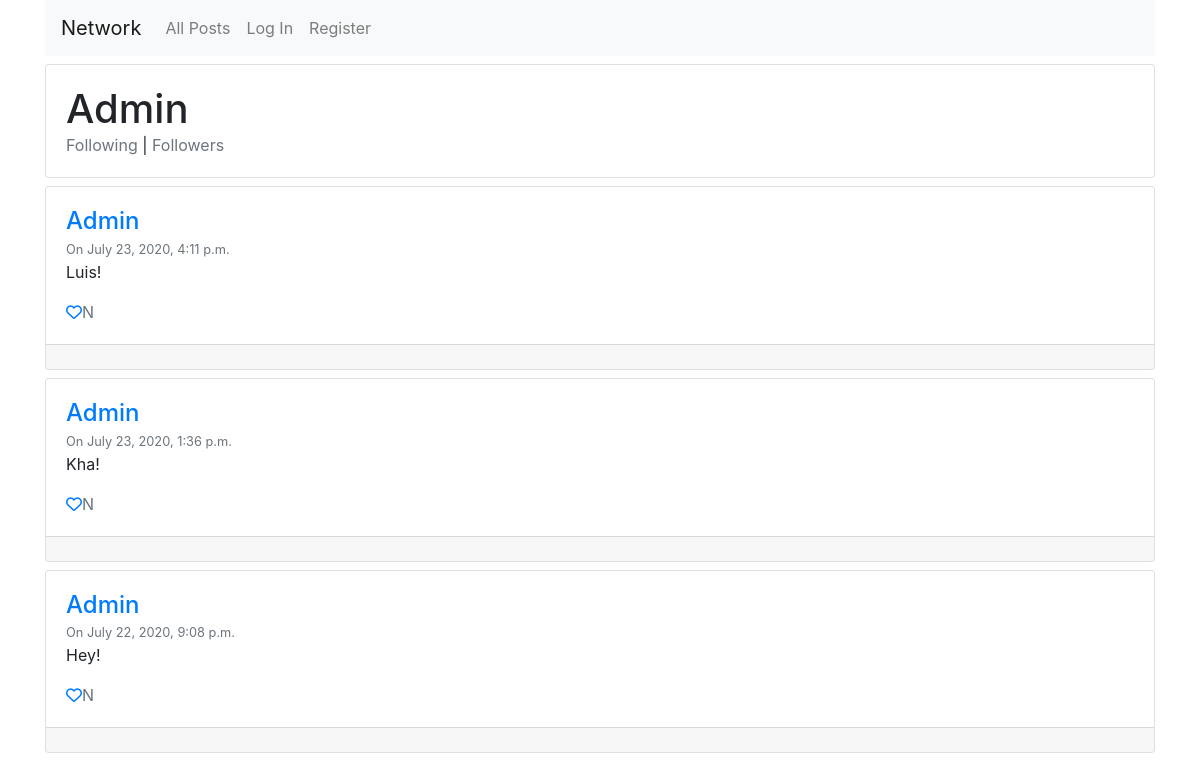
/user/admin, run on an earlier commit of the app's database.
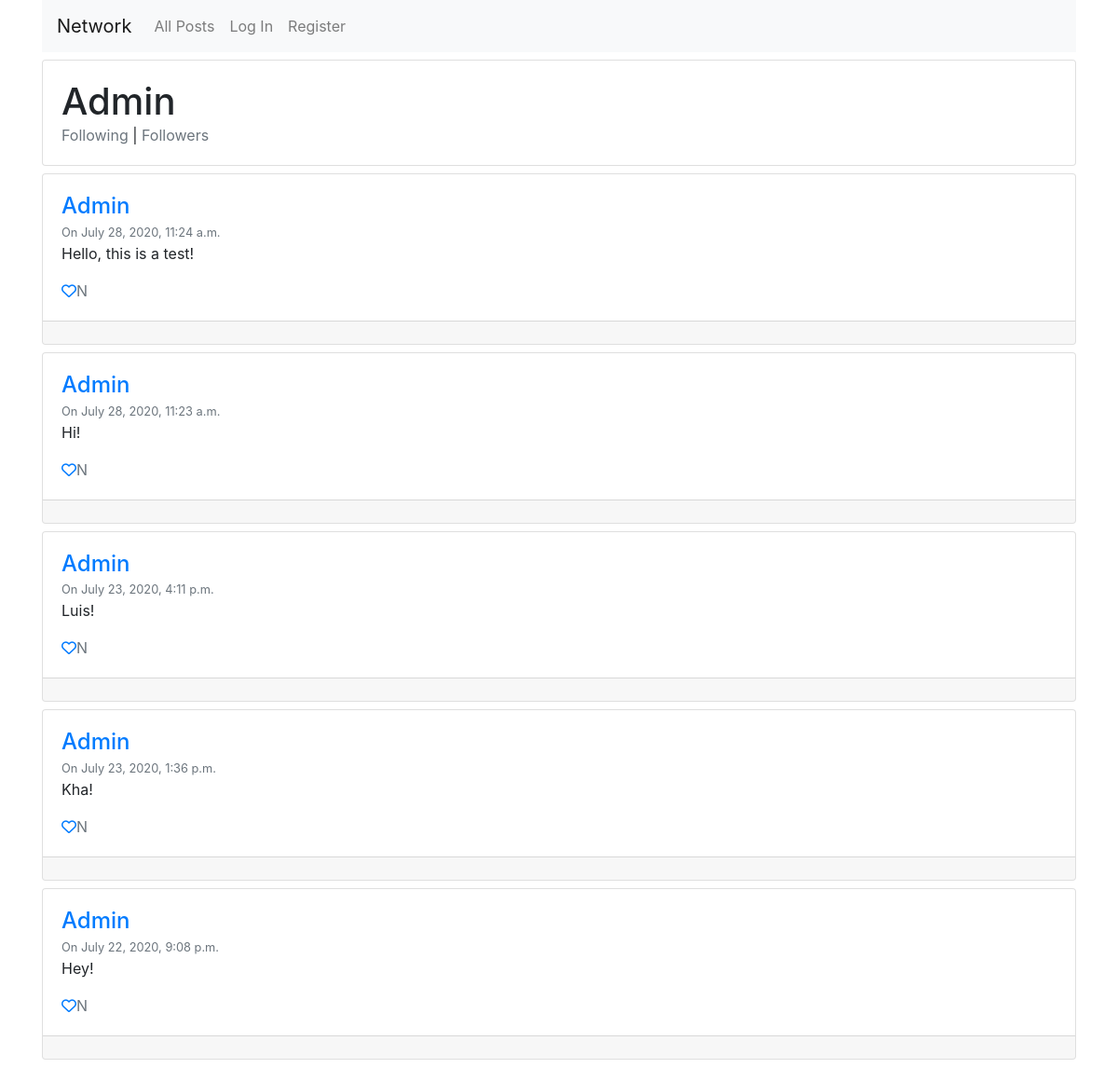
And on a later commit of the database.
### network/models.py (models this page shows, shortened)
class Npost(models.Model):
    author = models.ForeignKey(User, on_delete=models.CASCADE, related_name='author')
    post = models.CharField(max_length=280)
    timest = models.DateTimeField(auto_now_add=True)

class User(AbstractUser):
    pass

### network/views.py (the view)
# urls.py: path("user/<str:user>", views.user_profile, name="user"),
def user_profile(request, user):
    author = User.objects.get(username=user)
    post_list_byuser = Npost.objects.filter(author=author).order_by('-id')
    paginator = Paginator(post_list_byuser, 10)
    page_number = request.GET.get('page')
    page_obj = paginator.get_page(page_number)
    user = request.user
    return render(request, 'network/profile.html', {'page_obj': page_obj, 'profile': author, 'user':user})

### network/templates/network/profile.html (shortened to what this page needs)
{% extends 'network/layout.html' %}
{% block body %}
<div class="card mt-2 mb-2">
  <div class="card-body">
    <h1 class="pb-0 mb-0 text-capitalize">{{profile}}</h4>
      <span class="text-muted">Following </span> <strong class="following"></strong> | <span class="text-muted">Followers</span> <strong class="followers"></strong>
      <br>
  </div>
</div>
{% for post in page_obj %}
<div class="card mt-2 mb-2 post" data-postid='{{post.id}}' data-postauthor='{{post.author}}' data-user='{{user}}' >
  <div class="card-body">
    <h4 class="pb-0 mb-0 text-capitalize"><a href="{% url 'user' post.author %}">{{post.author}}</a></h4>
    <small class="card-subtitle mb-2 text-muted ">On {{post.timest}}</small>
    <p class="card-text">{{post.post}}</p>
    {% if user.is_authenticated %}
    <a href="" class="likebutton" data-postid ='{{post.id}}' data-liker='{{user}}' ><i class="far fa-heart"></i></a><span class="likesCount text-muted">N</span>
    {% else %}
    <a href="{% url 'login' %}" class="likebutton" data-postid ='{{post.id}}'  ><i class="far fa-heart"></i></a><span class="likesCount text-muted">N</span>
    {% endif %}
  </div>
  <div class="card-footer text-muted text-right edit">
  </div>
</div>
{% endfor %}
<div class="pagination">
</div>
{% endblock %}

What changed in the data, as far as the page shows it:
added Npost: author "Admin", timest "July 28, 2020, 11:24 a.m.", post "Hello, this is a test!"
added Npost: author "Admin", timest "July 28, 2020, 11:23 a.m.", post "Hi!"
